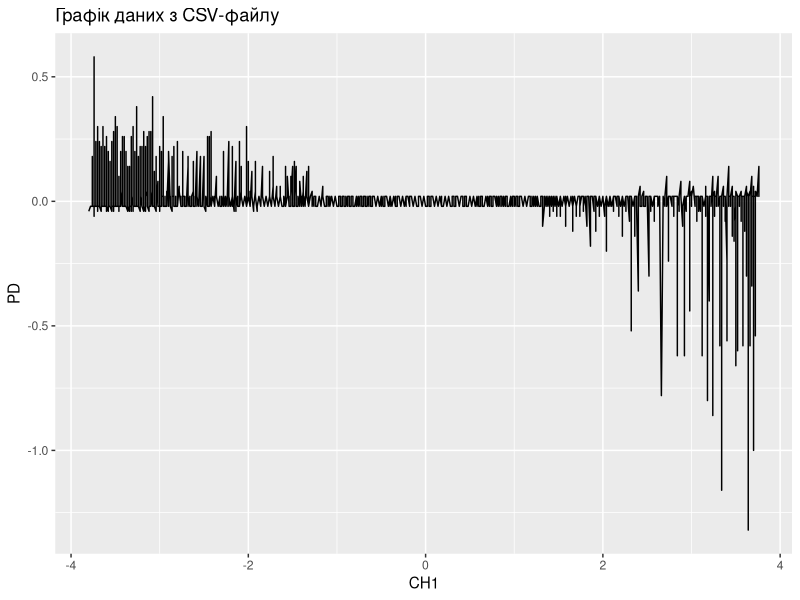

Write R code to recreate this figure.
# first test

# Встановлюємо необхідний пакет для роботи з графікою
install.packages("ggplot2")
library(ggplot2)

# Зчитуємо дані з CSV-файлу, вказуючи кому як роздільник
data <- read.csv("R_Test.csv", sep = ",")

# Відображення графіку
ggplot(data, aes(x = CH1, y = CH2)) +
  geom_line() +
  labs(title = "Графік даних з CSV-файлу", x = "CH1", y = "PD")
